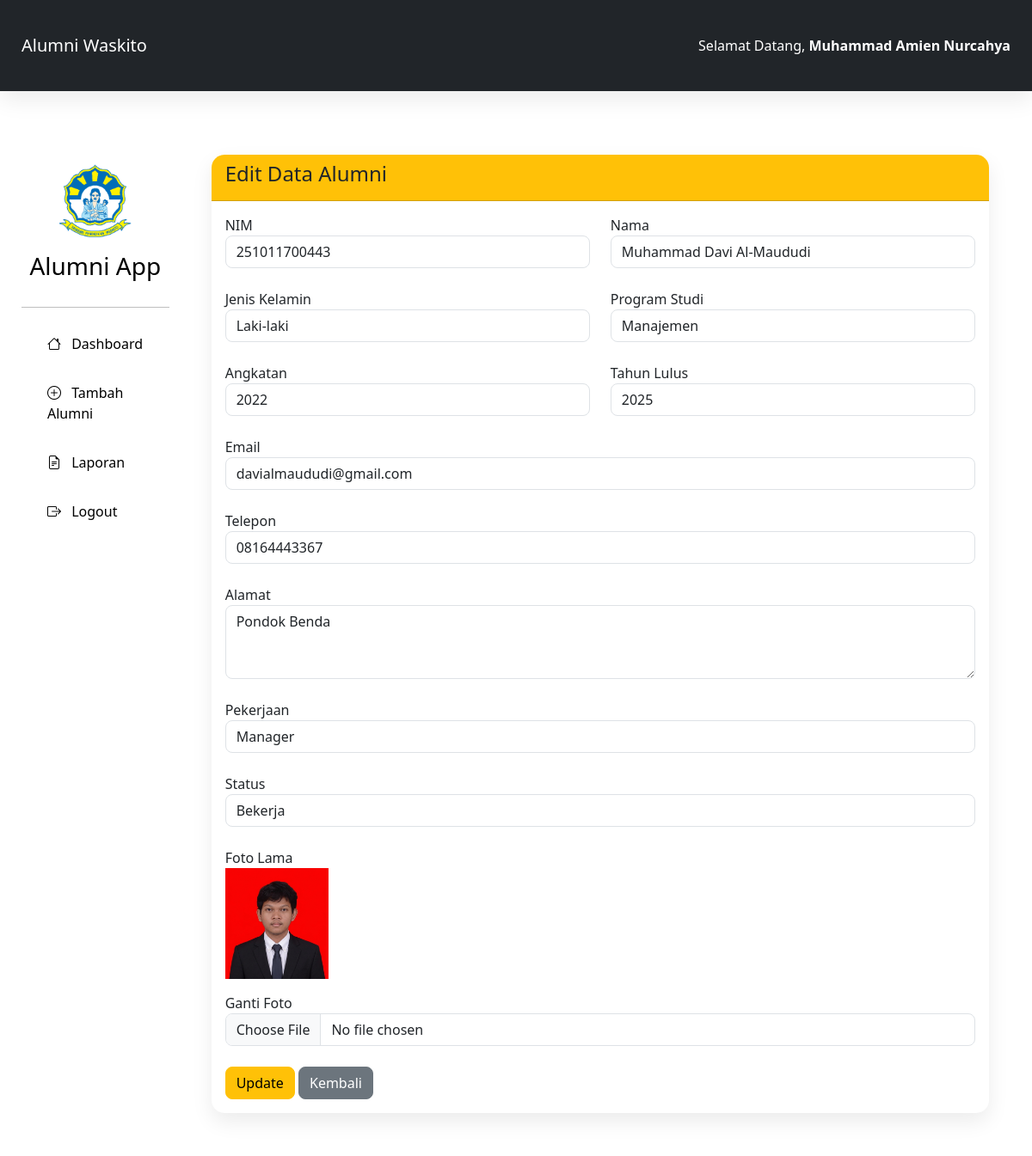
The page /view/edit.php?id=3 (signed in) on the database its author committed.
### tables this page shows
CREATE TABLE `alumni` (
  `id` bigint(20) NOT NULL,
  `nim` varchar(20) NOT NULL,
  `nama` varchar(100) NOT NULL,
  `jenis_kelamin` enum('Laki-laki','Perempuan') NOT NULL,
  `prodi` varchar(100) NOT NULL,
  `angkatan` year(4) NOT NULL,
  `tahun_lulus` year(4) NOT NULL,
  `email` varchar(100) DEFAULT NULL,
  `telepon` varchar(20) DEFAULT NULL,
  `alamat` text DEFAULT NULL,
  `pekerjaan` varchar(100) DEFAULT NULL,
  `status` enum('Bekerja','Kuliah','Wirausaha','Belum Bekerja') DEFAULT 'Belum Bekerja',
  `foto` varchar(255) DEFAULT 'default.png',
  `created_at` timestamp NOT NULL DEFAULT current_timestamp(),
  `updated_at` timestamp NOT NULL DEFAULT current_timestamp() ON UPDATE current_timestamp()
);

### model/Alumni.php (called while the page is built, shortened)
<?php
class Alumni extends Database
{
    public function detail($id)
    {
        $conn = $this->getConnection();
        $sql = mysqli_query($conn,
        "SELECT * FROM alumni WHERE id='$id'");
        return mysqli_fetch_assoc($sql);
    }
}

### controller/AlumniController.php (called while the page is built, shortened)
<?php
require_once "../model/Alumni.php";
class AlumniController
{
    private $alumni;
    public function __construct()
    {
        $this->alumni = new Alumni();
    }
    public function detail($id)
    {
        return $this->alumni->detail($id);
    }
}

### view/edit.php (the view, shortened to what this page needs)
<?php
require_once "../controller/AlumniController.php";
$controller = new AlumniController();
$data = $controller->detail($_GET['id']);
include "template/header.php";
include "template/sidebar.php";
?>
<div class="container-fluid">
<div class="card shadow">
<div class="card-header bg-warning">
<h4>Edit Data Alumni</h4>
</div>
<div class="card-body">
<form
action="../controller/AlumniController.php?action=edit"
method="POST"
enctype="multipart/form-data">
<div class="row">
<div class="col-md-6">
<label>NIM</label>
<input
type="text"
name="nim"
class="form-control"
value="<?= $data['nim']; ?>"
required>
</div>
<div class="col-md-6">
<label>Nama</label>
<input
type="text"
name="nama"
class="form-control"
value="<?= $data['nama']; ?>"
required>
</div>
</div>
<br>
<div class="row">
<div class="col-md-6">
<label>Jenis Kelamin</label>
<select
name="jenis_kelamin"
class="form-control">
<option
value="Laki-laki"
<?= $data['jenis_kelamin']=="Laki-laki" ? "selected" : ""; ?>>
Laki-laki
</option>
</select>
</div>
<div class="col-md-6">
<label>Program Studi</label>
<input
type="text"
name="prodi"
class="form-control"
value="<?= $data['prodi']; ?>">
</div>
</div>
<br>
<div class="row">
<div class="col-md-6">
<label>Angkatan</label>
<input
type="number"
name="angkatan"
class="form-control"
value="<?= $data['angkatan']; ?>">
</div>
<div class="col-md-6">
<label>Tahun Lulus</label>
<input
type="number"
name="tahun_lulus"
class="form-control"
value="<?= $data['tahun_lulus']; ?>">
</div>
</div>
<br>
<label>Email</label>
<input
type="email"
name="email"
class="form-control"
value="<?= $data['email']; ?>">
<br>
<label>Telepon</label>
<input
type="text"
name="telepon"
class="form-control"
value="<?= $data['telepon']; ?>">
<br>
<label>Alamat</label>
<textarea
name="alamat"
class="form-control"
rows="3"><?= $data['alamat']; ?></textarea>
<br>
<label>Pekerjaan</label>
<input
type="text"
name="pekerjaan"
class="form-control"
value="<?= $data['pekerjaan']; ?>">
<br>
<label>Status</label>
<select
name="status"
class="form-control">
<?php
$status = [
"Bekerja",
"Kuliah",
"Wirausaha",
"Belum Bekerja"
];
foreach($status as $s){
?>
<option
value="<?= $s;?>"
<?= $data['status']==$s ? "selected" : ""; ?>>
<?= $s;?>
</option>
<?php } ?>
</select>
<br>
<label>Foto Lama</label>
<br>
<img
src="../uploads/<?= $data['foto'];?>"
width="120"
class="mb-3">
<br>
<label>Ganti Foto</label>
<input
type="file"
name="foto"
class="form-control"
accept=".jpg,.jpeg,.png">
<br>
<button
class="btn btn-warning"
name="update">
Update
</button>
<a
href="dashboard.php"
class="btn btn-secondary">
Kembali
</a>
</form>
</div>
</div>
</div>
<?php include "template/footer.php"; ?>

### assets/css/style.css (style rules this page uses)
* { margin:0; padding:0; box-sizing:border-box; font-family:'Segoe UI',sans-serif; }
body { background:#ffffff; }
.card { border:none; border-radius:15px; }
.card-header { border-radius:15px 15px 0 0 !important; }
.btn { border-radius:8px; }
.form-control, .form-select { border-radius:8px; }
.shadow { box-shadow:0 10px 25px rgba(0,0,0,.08)!important; }
.container-fluid { padding:25px; }

### rows shown on the page
alumni: nim "251011700443", nama "Muhammad Davi Al-Maududi", jenis_kelamin "Laki-laki", prodi "Manajemen", angkatan "2022", tahun_lulus "2025", email "davialmaududi@gmail.com", telepon "08164443367", alamat "Pondok Benda", pekerjaan "Manager", status "Bekerja", foto (picture)

### other values the page prints
$_SESSION['nama'] "Muhammad Amien Nurcahya"
